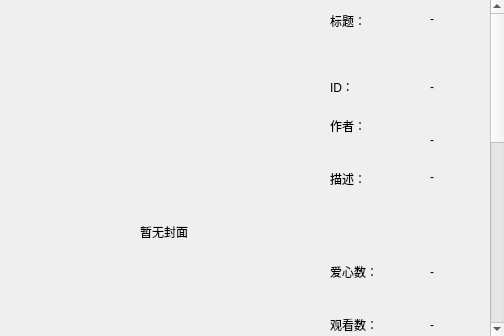
<?xml version="1.0" encoding="UTF-8"?>
<ui version="4.0">
 <class>DetailPage</class>
 <widget class="QFrame" name="DetailPage">
  <property name="frameShape"><enum>QFrame::Shape::NoFrame</enum></property>
  <layout class="QVBoxLayout" name="detailRootLayout">
   <property name="leftMargin"><number>0</number></property>
   <property name="topMargin"><number>0</number></property>
   <property name="rightMargin"><number>0</number></property>
   <property name="bottomMargin"><number>0</number></property>
   <item>
    <widget class="QScrollArea" name="detailScrollArea">
     <property name="frameShape"><enum>QFrame::Shape::NoFrame</enum></property>
     <property name="widgetResizable"><bool>true</bool></property>
     <property name="horizontalScrollBarPolicy"><enum>Qt::ScrollBarPolicy::ScrollBarAlwaysOff</enum></property>
     <widget class="QWidget" name="detailContent">
      <layout class="QVBoxLayout" name="detailContentLayout">
       <property name="leftMargin"><number>14</number></property>
       <property name="topMargin"><number>12</number></property>
       <property name="rightMargin"><number>14</number></property>
       <property name="bottomMargin"><number>14</number></property>
       <property name="spacing"><number>10</number></property>
       <item>
        <layout class="QHBoxLayout" name="detailHeroLayout">
         <property name="spacing"><number>16</number></property>
         <item>
          <widget class="QLabel" name="detailCoverLabel">
           <property name="minimumSize"><size><width>300</width><height>440</height></size></property>
           <property name="maximumSize"><size><width>300</width><height>440</height></size></property>
           <property name="text"><string>暂无封面</string></property>
           <property name="alignment"><set>Qt::AlignCenter</set></property>
          </widget>
         </item>
         <item>
          <layout class="QVBoxLayout" name="detailInfoLayout">
           <property name="spacing"><number>8</number></property>
           <item>
            <layout class="QGridLayout" name="detailGridLayout">
             <property name="horizontalSpacing"><number>12</number></property>
             <property name="verticalSpacing"><number>8</number></property>
             <item row="0" column="0"><widget class="QLabel" name="detailTitleName"><property name="minimumSize"><size><width>64</width><height>0</height></size></property><property name="text"><string>标题：</string></property><property name="alignment"><set>Qt::AlignLeft|Qt::AlignTop</set></property></widget></item>
             <item row="0" column="1"><widget class="QLabel" name="detailTitleLabel"><property name="text"><string>-</string></property><property name="wordWrap"><bool>true</bool></property><property name="alignment"><set>Qt::AlignLeft|Qt::AlignTop</set></property></widget></item>
             <item row="1" column="0"><widget class="QLabel" name="detailIdName"><property name="text"><string>ID：</string></property></widget></item>
             <item row="1" column="1"><widget class="QLabel" name="detailIdLabel"><property name="text"><string>-</string></property><property name="textInteractionFlags"><set>Qt::TextSelectableByMouse</set></property></widget></item>
             <item row="2" column="0"><widget class="QLabel" name="detailAuthorName"><property name="text"><string>作者：</string></property><property name="alignment"><set>Qt::AlignLeft|Qt::AlignTop</set></property></widget></item>
             <item row="2" column="1"><widget class="QLabel" name="detailAuthorLabel"><property name="text"><string>-</string></property><property name="wordWrap"><bool>true</bool></property></widget></item>
             <item row="3" column="0"><widget class="QLabel" name="detailDescriptionName"><property name="text"><string>描述：</string></property><property name="alignment"><set>Qt::AlignLeft|Qt::AlignTop</set></property></widget></item>
             <item row="3" column="1"><widget class="QLabel" name="detailDescriptionLabel"><property name="minimumSize"><size><width>0</width><height>72</height></size></property><property name="text"><string>-</string></property><property name="wordWrap"><bool>true</bool></property><property name="alignment"><set>Qt::AlignLeft|Qt::AlignTop</set></property><property name="textInteractionFlags"><set>Qt::TextSelectableByMouse</set></property></widget></item>
             <item row="4" column="0"><widget class="QLabel" name="detailLikesName"><property name="text"><string>爱心数：</string></property></widget></item>
             <item row="4" column="1"><widget class="QLabel" name="detailLikesLabel"><property name="text"><string>-</string></property></widget></item>
             <item row="5" column="0"><widget class="QLabel" name="detailViewsName"><property name="text"><string>观看数：</string></property></widget></item>
             <item row="5" column="1"><widget class="QLabel" name="detailViewsLabel"><property name="text"><string>-</string></property></widget></item>
             <item row="6" column="0"><widget class="QLabel" name="detailPageCountName"><property name="text"><string>页数：</string></property></widget></item>
             <item row="6" column="1"><widget class="QLabel" name="detailPageCountLabel"><property name="text"><string>-</string></property></widget></item>
             <item row="7" column="0"><widget class="QLabel" name="detailTagsName"><property name="text"><string>Tags：</string></property><property name="alignment"><set>Qt::AlignLeft|Qt::AlignTop</set></property></widget></item>
             <item row="7" column="1"><widget class="QWidget" name="detailTagsWidget"><layout class="QHBoxLayout" name="detailTagsStrip"><property name="leftMargin"><number>0</number></property><property name="topMargin"><number>0</number></property><property name="rightMargin"><number>0</number></property><property name="bottomMargin"><number>0</number></property><property name="spacing"><number>8</number></property></layout></widget></item>
            </layout>
           </item>
          </layout>
         </item>
        </layout>
       </item>
       <item><widget class="QLabel" name="detailTagsFallbackLabel"><property name="visible"><bool>false</bool></property><property name="text"><string>标签：-</string></property></widget></item>
       <item>
        <widget class="QTabWidget" name="detailTabWidget">
         <property name="currentIndex"><number>0</number></property>
         <widget class="QWidget" name="detailReadTab">
          <attribute name="title"><string>阅读</string></attribute>
          <layout class="QVBoxLayout" name="detailReadTabLayout">
           <property name="leftMargin"><number>10</number></property><property name="topMargin"><number>8</number></property><property name="rightMargin"><number>10</number></property><property name="bottomMargin"><number>10</number></property><property name="spacing"><number>8</number></property>
           <item>
            <layout class="QHBoxLayout" name="detailActionLayout">
             <property name="spacing"><number>6</number></property>
             <item><spacer name="detailActionLeftSpacer"><property name="orientation"><enum>Qt::Orientation::Horizontal</enum></property><property name="sizeType"><enum>QSizePolicy::Policy::Expanding</enum></property></spacer></item>
             <item><widget class="QToolButton" name="detailFavoriteButton"><property name="minimumSize"><size><width>68</width><height>42</height></size></property><property name="toolButtonStyle"><enum>Qt::ToolButtonStyle::ToolButtonTextOnly</enum></property><property name="text"><string>收藏</string></property></widget></item>
             <item><widget class="QToolButton" name="detailLocalFavoriteButton"><property name="minimumSize"><size><width>64</width><height>42</height></size></property><property name="toolButtonStyle"><enum>Qt::ToolButtonStyle::ToolButtonTextOnly</enum></property><property name="text"><string>本地</string></property></widget></item>
             <item><widget class="QToolButton" name="detailCommentButton"><property name="minimumSize"><size><width>72</width><height>42</height></size></property><property name="toolButtonStyle"><enum>Qt::ToolButtonStyle::ToolButtonTextOnly</enum></property><property name="text"><string>评论 (0)</string></property></widget></item>
             <item><widget class="QToolButton" name="detailQueueButton"><property name="minimumSize"><size><width>62</width><height>42</height></size></property><property name="toolButtonStyle"><enum>Qt::ToolButtonStyle::ToolButtonTextOnly</enum></property><property name="text"><string>下载</string></property></widget></item>
             <item><widget class="QToolButton" name="detailClearCacheButton"><property name="minimumSize"><size><width>54</width><height>42</height></size></property><property name="toolButtonStyle"><enum>Qt::ToolButtonStyle::ToolButtonTextOnly</enum></property><property name="text"><string>清理</string></property></widget></item>
             <item><widget class="QPushButton" name="detailReadButton"><property name="minimumSize"><size><width>116</width><height>40</height></size></property><property name="text"><string>观看第1章</string></property></widget></item>
             <item><spacer name="detailActionRightSpacer"><property name="orientation"><enum>Qt::Orientation::Horizontal</enum></property><property name="sizeType"><enum>QSizePolicy::Policy::Expanding</enum></property></spacer></item>
            </layout>
           </item>
           <item><widget class="QWidget" name="detailChapterButtons"><layout class="QGridLayout" name="detailChapterButtonGrid"><property name="leftMargin"><number>0</number></property><property name="topMargin"><number>0</number></property><property name="rightMargin"><number>0</number></property><property name="bottomMargin"><number>2</number></property><property name="horizontalSpacing"><number>8</number></property><property name="verticalSpacing"><number>8</number></property></layout></widget></item>
           <item><widget class="QTableWidget" name="detailChapterTable"><property name="visible"><bool>false</bool></property><column><property name="text"><string>选择</string></property></column><column><property name="text"><string>序号</string></property></column><column><property name="text"><string>章节</string></property></column><column><property name="text"><string>URL</string></property></column></widget></item>
          </layout>
         </widget>
         <widget class="QWidget" name="detailOfflineTab">
          <attribute name="title"><string>已下载章节</string></attribute>
          <layout class="QVBoxLayout" name="detailOfflineTabLayout">
           <property name="leftMargin"><number>10</number></property><property name="topMargin"><number>10</number></property><property name="rightMargin"><number>10</number></property><property name="bottomMargin"><number>10</number></property><property name="spacing"><number>8</number></property>
           <item><layout class="QHBoxLayout" name="detailOfflineActionLayout"><item><widget class="QLabel" name="detailOfflineHintLabel"><property name="text"><string>可离线阅读已下载的章节：</string></property></widget></item><item><widget class="QPushButton" name="detailOfflineReadButton"><property name="minimumSize"><size><width>104</width><height>40</height></size></property><property name="text"><string>开始阅读</string></property></widget></item><item><spacer name="detailOfflineSpacer"><property name="orientation"><enum>Qt::Orientation::Horizontal</enum></property><property name="sizeType"><enum>QSizePolicy::Policy::Expanding</enum></property></spacer></item></layout></item>
           <item><widget class="QTableWidget" name="detailOfflineChapterTable"><column><property name="text"><string>序号</string></property></column><column><property name="text"><string>章节</string></property></column><column><property name="text"><string>本地缓存</string></property></column></widget></item>
          </layout>
         </widget>
        </widget>
       </item>
      </layout>
     </widget>
    </widget>
   </item>
  </layout>
 </widget>
 <resources/>
 <connections/>
</ui>
